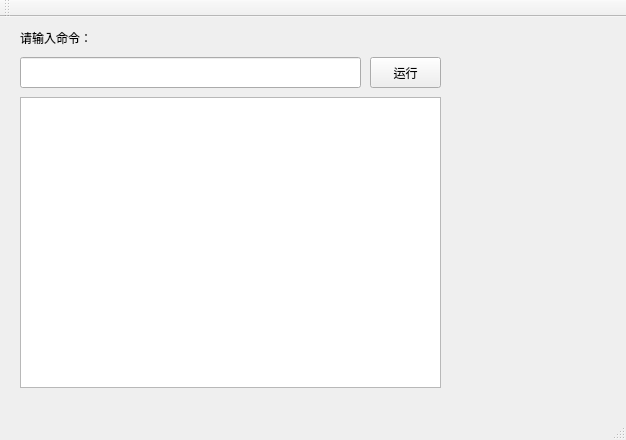
<?xml version="1.0" encoding="UTF-8"?>
<ui version="4.0">
 <class>MainWindow</class>
 <widget class="QMainWindow" name="MainWindow">
  <property name="geometry">
   <rect>
    <x>0</x>
    <y>0</y>
    <width>626</width>
    <height>440</height>
   </rect>
  </property>
  <property name="windowTitle">
   <string>MainWindow</string>
  </property>
  <widget class="QWidget" name="centralWidget">
   <widget class="QLabel" name="label">
    <property name="geometry">
     <rect>
      <x>20</x>
      <y>10</y>
      <width>91</width>
      <height>21</height>
     </rect>
    </property>
    <property name="text">
     <string>请输入命令：</string>
    </property>
   </widget>
   <widget class="QLineEdit" name="cmdLineEdit">
    <property name="geometry">
     <rect>
      <x>20</x>
      <y>40</y>
      <width>341</width>
      <height>31</height>
     </rect>
    </property>
   </widget>
   <widget class="QPushButton" name="runBtn">
    <property name="geometry">
     <rect>
      <x>370</x>
      <y>40</y>
      <width>71</width>
      <height>31</height>
     </rect>
    </property>
    <property name="text">
     <string>运行</string>
    </property>
   </widget>
   <widget class="QTextBrowser" name="textBrowser">
    <property name="geometry">
     <rect>
      <x>20</x>
      <y>80</y>
      <width>421</width>
      <height>291</height>
     </rect>
    </property>
   </widget>
  </widget>
  <widget class="QMenuBar" name="menuBar">
   <property name="geometry">
    <rect>
     <x>0</x>
     <y>0</y>
     <width>626</width>
     <height>23</height>
    </rect>
   </property>
  </widget>
  <widget class="QToolBar" name="mainToolBar">
   <attribute name="toolBarArea">
    <enum>TopToolBarArea</enum>
   </attribute>
   <attribute name="toolBarBreak">
    <bool>false</bool>
   </attribute>
  </widget>
  <widget class="QStatusBar" name="statusBar"/>
 </widget>
 <layoutdefault spacing="6" margin="11"/>
 <resources/>
 <connections/>
</ui>
